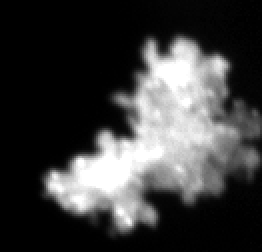
#> input picture mascdb/masclab/old/MASC analysis/Samples_reframed/reframed_2015.06.20_09.25.13_flake_47090_cam_0.png, 131 x 126 px (shown 2 times larger); its folder holds 3 pictures in this run
$ python 3d_reconstruction.py
#> lines starting #> are read from the running program, lines starting #| are printed output that depends on the picture; after the words box and inside, x2 and y2 are one past the last pixel; in counts of white or black regions, pixels touching at a corner belong together
import os
import cv2
import numpy as np
import pyvista as pv
from math import radians, cos, sin

# === Paramètres ===
folder = "Samples_reframed"
angles_deg = [0, 36, 72]           # Angles entre les caméras
radius = 100                       # Distance caméra-centre (mm)
volume_resolution = 100            # Résolution du volume 3D
voxel_size = 2                     # Taille d’un voxel en mm

# === Chargement et seuillage des silhouettes ===
silhouettes = []
for i in range(3):
    path = os.path.join(folder, f"reframed_2015.06.20_09.25.13_flake_47090_cam_{i}.png")
    img = cv2.imread(path, cv2.IMREAD_GRAYSCALE)
#> img is the input picture: shape (126, 131); min 0, max 255, mean 61.8
    _, binary = cv2.threshold(img, 100, 255, cv2.THRESH_BINARY)
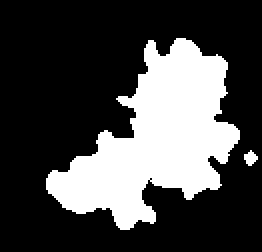
#> binary: shape (126, 131) (shown 2 times larger); 28.2% white; 2 white regions, box (x1, y1, x2, y2) and area: (23, 19, 120, 115) 4623, (122, 75, 129, 83) 35
    silhouettes.append(binary)
#> pass 2 of the loop `for i in range(3):`:
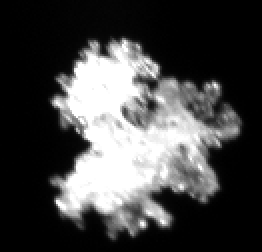
#> input picture mascdb/masclab/old/MASC analysis/Samples_reframed/reframed_2015.06.20_09.25.13_flake_47090_cam_1.png, 131 x 126 px (shown 2 times larger)
#> img is the input picture: shape (126, 131); min 0, max 255, mean 70
#> `_, binary = cv2.threshold(img, 100, 255, cv2.THRESH_BINARY)`:
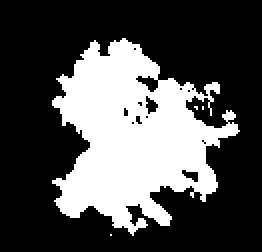
#> binary: shape (126, 131) (shown 2 times larger); 31.3% white; 4 white regions (3 under 20 px), largest, box (x1, y1, x2, y2) and area: (26, 19, 120, 118) 5157
#> pass 3 of the loop `for i in range(3):`:
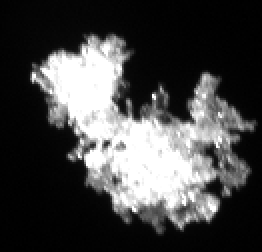
#> input picture mascdb/masclab/old/MASC analysis/Samples_reframed/reframed_2015.06.20_09.25.13_flake_47090_cam_2.png, 131 x 126 px (shown 2 times larger)
#> img is the input picture: shape (126, 131); min 0, max 255, mean 69.4
#> `_, binary = cv2.threshold(img, 100, 255, cv2.THRESH_BINARY)`:
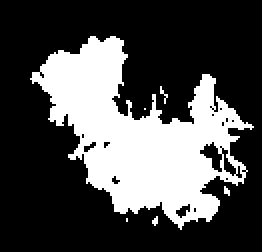
#> binary: shape (126, 131) (shown 2 times larger); 30.1% white; 6 white regions (5 under 20 px), largest, box (x1, y1, x2, y2) and area: (15, 18, 127, 115) 4941
#> (the run stopped early here; a loop or call above may not have finished)
